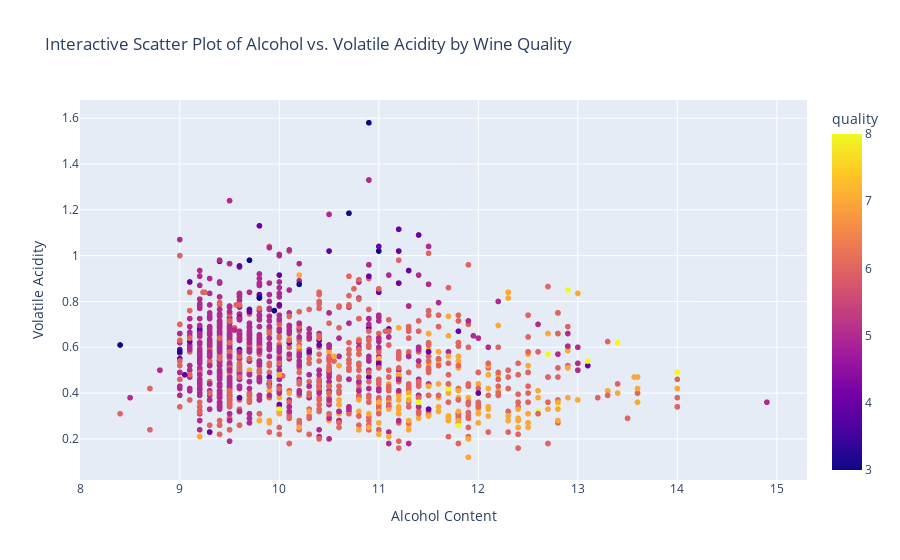

The notebook cell this image was saved under:
### Code cell
def plot_interactive_scatter(data):
    """
    Creates an interactive scatter plot of alcohol content vs volatile acidity, colored by wine quality.
    
    Args:
    data (pd.DataFrame): The dataset containing wine features.
    """
    fig = px.scatter(
        data, 
        x='alcohol', 
        y='volatile acidity', 
        color='quality',
        title='Interactive Scatter Plot of Alcohol vs. Volatile Acidity by Wine Quality',
        labels={'alcohol': 'Alcohol Content', 'volatile acidity': 'Volatile Acidity'}
    )
    fig.show()

# Example usage for this section
plot_interactive_scatter(data)

### Figure 1 — Plotly figure (JSON) as saved in the notebook; plotly's stock layout.template omitted (floating-point values rounded to 4 significant figures; data arrays with more than 128 entries replaced by an {"elided": "..."} marker saying what was removed)
{"data": [{"hovertemplate": "Alcohol Content=%{x}<br>Volatile Acidity=%{y}<br>quality=%{marker.color}<extra></extra>", "legendgroup": "", "marker": {"color": {"elided": "1599 int values"}, "coloraxis": "coloraxis", "symbol": "circle"}, "mode": "markers", "name": "", "showlegend": false, "type": "scattergl", "x": {"elided": "1599 float values"}, "xaxis": "x", "y": {"elided": "1599 float values"}, "yaxis": "y"}], "layout": {"autosize": true, "coloraxis": {"colorbar": {"title": {"text": "quality"}}, "colorscale": [[0, "#0d0887"], [0.1111, "#46039f"], [0.2222, "#7201a8"], [0.3333, "#9c179e"], [0.4444, "#bd3786"], [0.5556, "#d8576b"], [0.6667, "#ed7953"], [0.7778, "#fb9f3a"], [0.8889, "#fdca26"], [1, "#f0f921"]]}, "legend": {"tracegroupgap": 0}, "title": {"text": "Interactive Scatter Plot of Alcohol vs. Volatile Acidity by Wine Quality"}, "xaxis": {"anchor": "y", "autorange": true, "domain": [0, 1], "range": [8.0, 15.3], "title": {"text": "Alcohol Content"}, "type": "linear"}, "yaxis": {"anchor": "x", "autorange": true, "domain": [0, 1], "range": [-0.0004854, 1.7], "title": {"text": "Volatile Acidity"}, "type": "linear"}}}
